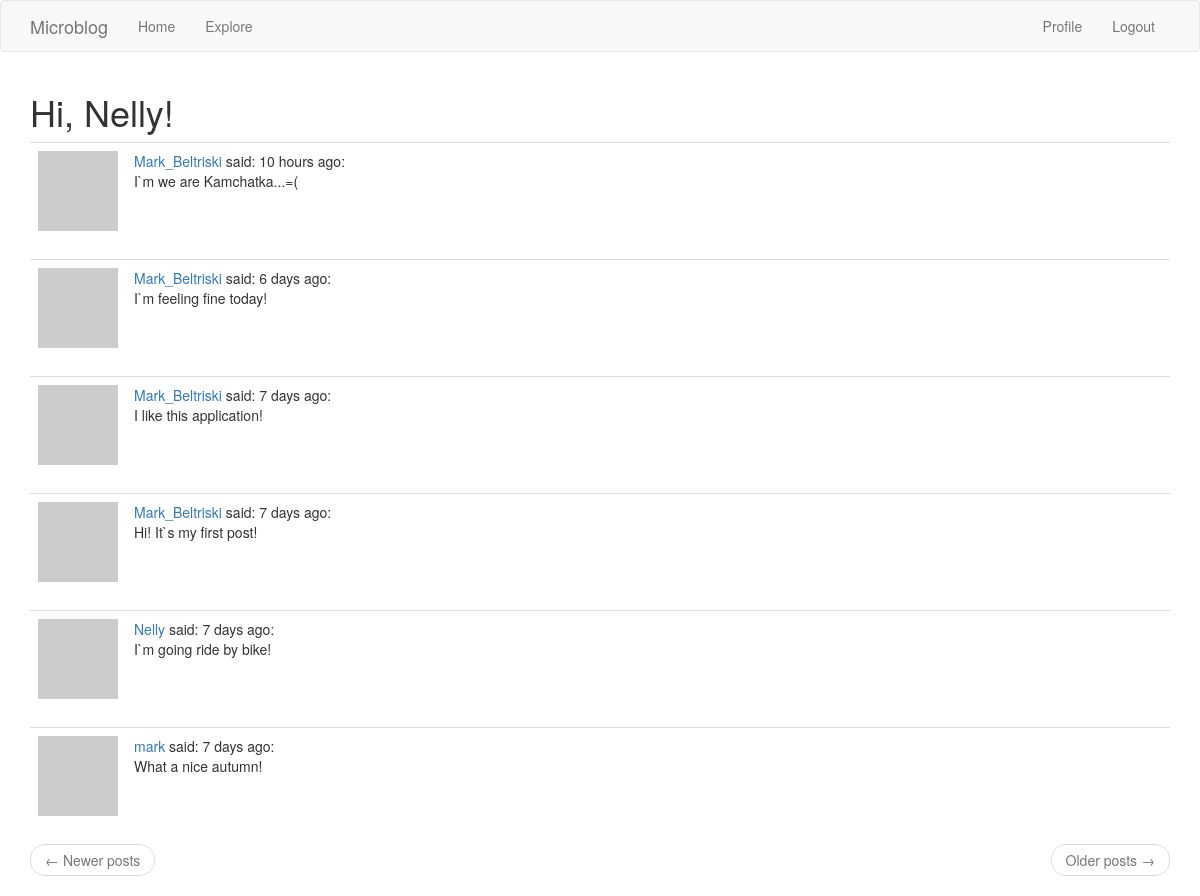
The page /explore (signed in) on the database its author committed.
### app/models.py (models this page shows, shortened)
class User(UserMixin, db.Model):
    id = db.Column(db.Integer, primary_key=True)
    username = db.Column(db.String(64), index=True, unique=True)
    email = db.Column(db.String(120), index=True, unique=True)
    password_hash = db.Column(db.String(128))
    posts = db.relationship('Post', backref='author', lazy='dynamic')
    about_me = db.Column(db.String(140))
    last_seen = db.Column(db.DateTime, default=datetime.utcnow)
    followed = db.relationship(
        'User', secondary=followers,
        primaryjoin=(followers.c.follower_id == id),
        secondaryjoin=(followers.c.followed_id == id),
        backref=db.backref('followers', lazy='dynamic'), lazy='dynamic')
    def avatar(self, size):
        digest = md5(self.email.lower().encode('utf-8')).hexdigest()
        return 'https://www.gravatar.com/avatar/{}?d=identicon&s={}'.format(
            digest, size)

class Post(db.Model):
    id = db.Column(db.Integer, primary_key=True)
    body = db.Column(db.String(140))
    timestamp = db.Column(db.DateTime, index=True, default=datetime.utcnow)
    user_id = db.Column(db.Integer, db.ForeignKey('user.id'))

### app/main/routes.py (the view)
@bp.route('/explore')
@login_required
def explore():
    page = request.args.get('page', 1, type=int)
    posts = Post.query.order_by(Post.timestamp.desc()).paginate(
        page, current_app.config['POST_PER_PAGE'], False)
    next_url = url_for('main.explore', page=posts.next_num) \
        if posts.has_next else None
    prev_url = url_for('main.explore', page=posts.prev_num) \
        if posts.has_prev else None
    return render_template('index.html', title='Explore', posts=posts.items, next_url=next_url,
                           prev_url=prev_url)

### app/main/routes.py (called while the page is built)
@bp.before_request
def before_request():
    if current_user.is_authenticated:
        current_user.last_seen = datetime.utcnow()
        db.session.commit()

### app/models.py (called while the page is built)
@login.user_loader
def load_user(id):
    return User.query.get(int(id))

### app/templates/index.html (shortened to what this page needs)
{% extends "base.html" %}
{% import 'bootstrap/wtf.html' as wtf %}
{% block app_content %}
    <h1>Hi, {{ current_user.username }}!</h1>
     {% for post in posts %}
        {% include '_post.html' %}
    {% endfor %}
    <nav aria-label="...">
        <ul class="pager">
            <li class="previous{% if not prev_url %} disabled{% endif %}">
                <a href="{{ prev_url or '#' }}">
                    <span aria-hidden="true">&larr;</span> Newer posts
                </a>
            </li>
            <li class="next{% if not next_url %} disabled{% endif %}">
                <a href="{{ next_url or '#' }}">
                    Older posts <span aria-hidden="true">&rarr;</span>
                </a>
            </li>
        </ul>
    </nav>
{% endblock %}

### app/templates/_post.html
<table class="table table-hover">
    <tr valign="top">
        <td width="70px">
        <a href="{{ url_for('user', username=post.author.username) }}">
            <img src="{{ post.author.avatar(70) }}" />
        </a>
    <td>
        <a href="{{ url_for('user', username=post.author.username) }}">
        {{ post.author.username }}
        </a>
        said: {{ moment(post.timestamp).fromNow() }}:
        <br>
        {{ post.body }}
    </td>
    </tr>
</table>

### rows shown on the page
User: username "Nelly"
Post: author.username "Mark_Beltriski", timestamp "10 hours ago", body "I`m we are Kamchatka...=("
Post: author.username "Mark_Beltriski", timestamp "6 days ago", body "I`m feeling fine today!"
Post: author.username "Mark_Beltriski", timestamp "7 days ago", body "I like this application!"
Post: author.username "Mark_Beltriski", timestamp "7 days ago", body "Hi! It`s my first post!"
Post: author.username "Nelly", timestamp "7 days ago", body "I`m going ride by bike!"
Post: author.username "mark", timestamp "7 days ago", body "What a nice autumn!"
